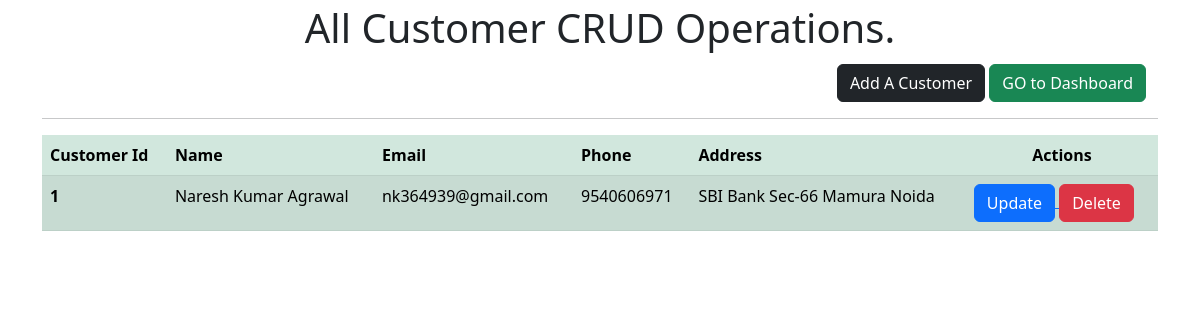
Screenshot of /dashboard/show_customer with the database file from the repository.
### Store_app/models.py (models this page shows, shortened)
class Customer(models.Model):
    user = models.ForeignKey(User, on_delete=models.SET_NULL, null=True)
    name = models.CharField(max_length=50)
    email = models.EmailField(unique=True)
    phone = models.CharField(max_length=50)
    address = models.CharField(max_length=100)

### dashboard/views.py (the view)
# urls.py: path('show_customer', views.show_customer, name='show_customer'),
def show_customer(request):
    customers = Customer.objects.all()
    context=  {
   'customers':customers
   }
    return render(request,'show_customer.html',context)

### templates/show_customer.html (shortened to what this page needs)
<!DOCTYPE html>
<html lang="en">
  <head>
    <link
      href="https://cdn.jsdelivr.net/npm/bootstrap@5.3.0-alpha1/dist/css/bootstrap.min.css"
      rel="stylesheet"
    />
  </head>
  <body>
    <div class="container">
      <h1 class="text-center p-1">All Customer CRUD Operations.</h1>
      <div class="text-end px-1 mb-2 mx-2">
        <a class="btn btn-dark" href="/dashboard/add_customer" role="button"
          >Add A Customer</a
        >
        <a class="btn btn-success" href="/dashboard" role="button"
          >GO to Dashboard</a
        >
      </div>
      <hr />
      <table class="table table-success table-striped">
        <thead>
          <tr>
            <th scope="col">Customer Id</th>
            <th scope="col">Name</th>
            <th scope="col">Email</th>
            <th scope="col">Phone</th>
            <th scope="col">Address</th>
            <th scope="col" class="text-center">Actions</th>
          </tr>
        </thead>
        {% for customer in customers %}
        <tbody>
          <tr>
            <th scope="row">{{customer.id}}</th>
            <td>{{customer.name}}</td>
            <td>{{customer.email}}</td>
            <td>{{customer.phone}}</td>
            <td>{{customer.address}}</td>
            <td>
              <a href="/dashboard/update_customer/{{customer.id}}">
                <button class="btn btn-primary">Update</button>
              </a>
              <a href="/dashboard/delete_customer/{{customer.id}}">
                <button class="btn btn-danger">Delete</button>
              </a>
            </td>
          </tr>
        </tbody>
        {% endfor %}
      </table>
    </div>
  </body>
</html>

### rows the page displays
Customer: id "1", name "Naresh Kumar Agrawal", email "nk364939@gmail.com", phone "9540606971", address "SBI Bank Sec-66 Mamura Noida"
